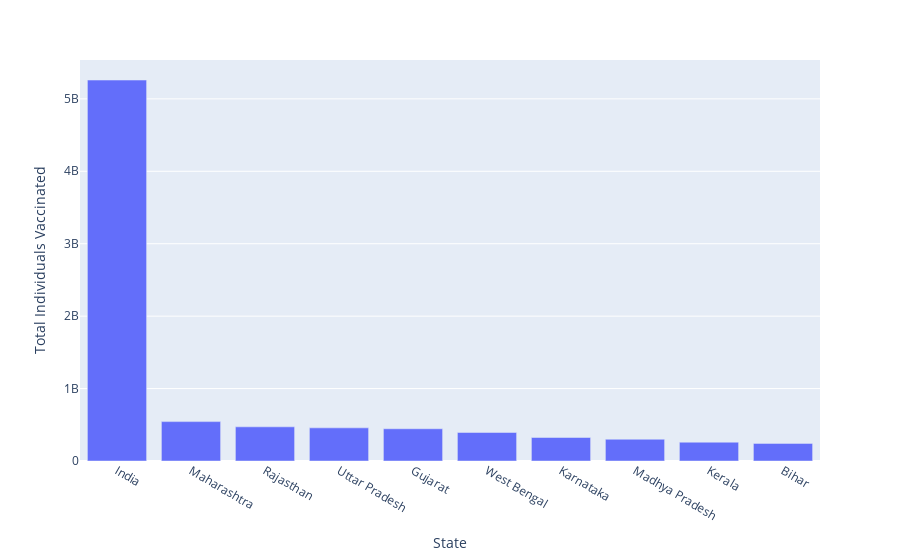

This figure's notebook cell:
### Code cell
px.bar(df_state.head(10),x='State',y='Total Individuals Vaccinated')

### Figure 1 — Plotly figure (JSON) as saved in the notebook; plotly's stock layout.template omitted (floating-point values rounded to 4 significant figures)
{"data": [{"alignmentgroup": "True", "hovertemplate": "State=%{x}<br>Total Individuals Vaccinated=%{y}<extra></extra>", "legendgroup": "", "marker": {"color": "#636efa"}, "name": "", "offsetgroup": "", "orientation": "v", "showlegend": false, "textposition": "auto", "type": "bar", "x": ["India", "Maharashtra", "Rajasthan", "Uttar Pradesh", "Gujarat", "West Bengal", "Karnataka", "Madhya Pradesh", "Kerala", "Bihar"], "xaxis": "x", "y": [5259800415, 543920210, 471622871, 457368921, 445025174, 393720376, 324662577, 300382031, 259821496, 243297846], "yaxis": "y"}], "layout": {"barmode": "relative", "legend": {"tracegroupgap": 0}, "margin": {"t": 60}, "xaxis": {"anchor": "y", "domain": [0, 1], "title": {"text": "State"}}, "yaxis": {"anchor": "x", "domain": [0, 1], "title": {"text": "Total Individuals Vaccinated"}}}}
